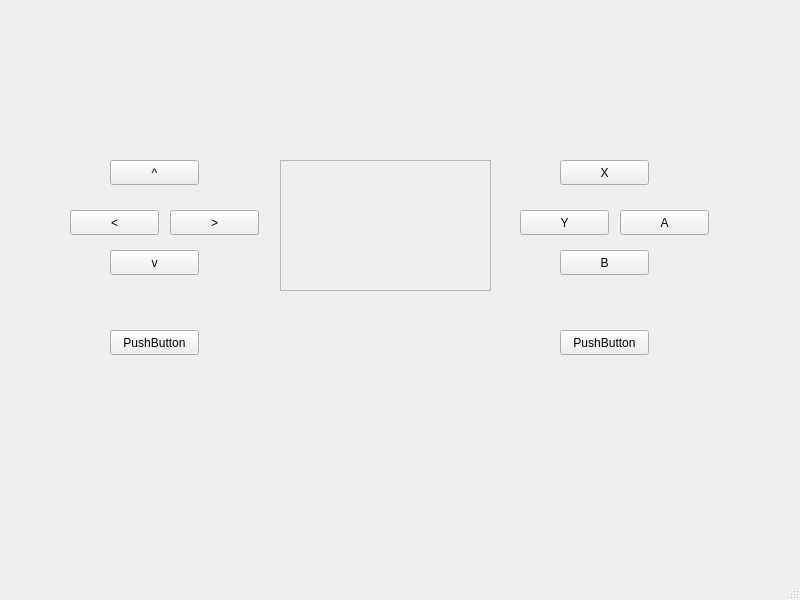
<?xml version="1.0" encoding="UTF-8"?>
<ui version="4.0">
 <class>MainWindow</class>
 <widget class="QMainWindow" name="MainWindow">
  <property name="geometry">
   <rect>
    <x>0</x>
    <y>0</y>
    <width>800</width>
    <height>600</height>
   </rect>
  </property>
  <property name="windowTitle">
   <string>MainWindow</string>
  </property>
  <widget class="QWidget" name="centralwidget">
   <widget class="QWidget" name="horizontalLayoutWidget">
    <property name="geometry">
     <rect>
      <x>0</x>
      <y>50</y>
      <width>791</width>
      <height>481</height>
     </rect>
    </property>
    <layout class="QHBoxLayout" name="horizontalLayout">
     <property name="leftMargin">
      <number>0</number>
     </property>
    </layout>
   </widget>
   <widget class="QFrame" name="frame">
    <property name="geometry">
     <rect>
      <x>280</x>
      <y>160</y>
      <width>211</width>
      <height>131</height>
     </rect>
    </property>
    <property name="frameShape">
     <enum>QFrame::StyledPanel</enum>
    </property>
    <property name="frameShadow">
     <enum>QFrame::Raised</enum>
    </property>
   </widget>
   <widget class="QPushButton" name="pushButton_10">
    <property name="geometry">
     <rect>
      <x>560</x>
      <y>330</y>
      <width>89</width>
      <height>25</height>
     </rect>
    </property>
    <property name="text">
     <string>PushButton</string>
    </property>
   </widget>
   <widget class="QPushButton" name="pushButton_2">
    <property name="geometry">
     <rect>
      <x>70</x>
      <y>210</y>
      <width>89</width>
      <height>25</height>
     </rect>
    </property>
    <property name="text">
     <string>&lt;</string>
    </property>
   </widget>
   <widget class="QPushButton" name="pushButton_7">
    <property name="geometry">
     <rect>
      <x>560</x>
      <y>250</y>
      <width>89</width>
      <height>25</height>
     </rect>
    </property>
    <property name="text">
     <string>B</string>
    </property>
   </widget>
   <widget class="QPushButton" name="pushButton_9">
    <property name="geometry">
     <rect>
      <x>110</x>
      <y>330</y>
      <width>89</width>
      <height>25</height>
     </rect>
    </property>
    <property name="text">
     <string>PushButton</string>
    </property>
   </widget>
   <widget class="QPushButton" name="pushButton">
    <property name="geometry">
     <rect>
      <x>110</x>
      <y>160</y>
      <width>89</width>
      <height>25</height>
     </rect>
    </property>
    <property name="text">
     <string>^</string>
    </property>
   </widget>
   <widget class="QPushButton" name="pushButton_4">
    <property name="geometry">
     <rect>
      <x>110</x>
      <y>250</y>
      <width>89</width>
      <height>25</height>
     </rect>
    </property>
    <property name="text">
     <string>v</string>
    </property>
   </widget>
   <widget class="QPushButton" name="pushButton_8">
    <property name="geometry">
     <rect>
      <x>620</x>
      <y>210</y>
      <width>89</width>
      <height>25</height>
     </rect>
    </property>
    <property name="text">
     <string>A</string>
    </property>
   </widget>
   <widget class="QPushButton" name="pushButton_6">
    <property name="geometry">
     <rect>
      <x>560</x>
      <y>160</y>
      <width>89</width>
      <height>25</height>
     </rect>
    </property>
    <property name="text">
     <string>X</string>
    </property>
   </widget>
   <widget class="QPushButton" name="pushButton_3">
    <property name="geometry">
     <rect>
      <x>170</x>
      <y>210</y>
      <width>89</width>
      <height>25</height>
     </rect>
    </property>
    <property name="text">
     <string>&gt;</string>
    </property>
   </widget>
   <widget class="QPushButton" name="pushButton_5">
    <property name="geometry">
     <rect>
      <x>520</x>
      <y>210</y>
      <width>89</width>
      <height>25</height>
     </rect>
    </property>
    <property name="text">
     <string>Y</string>
    </property>
   </widget>
  </widget>
  <widget class="QMenuBar" name="menubar">
   <property name="geometry">
    <rect>
     <x>0</x>
     <y>0</y>
     <width>800</width>
     <height>28</height>
    </rect>
   </property>
  </widget>
  <widget class="QStatusBar" name="statusbar"/>
 </widget>
 <resources/>
 <connections/>
</ui>
